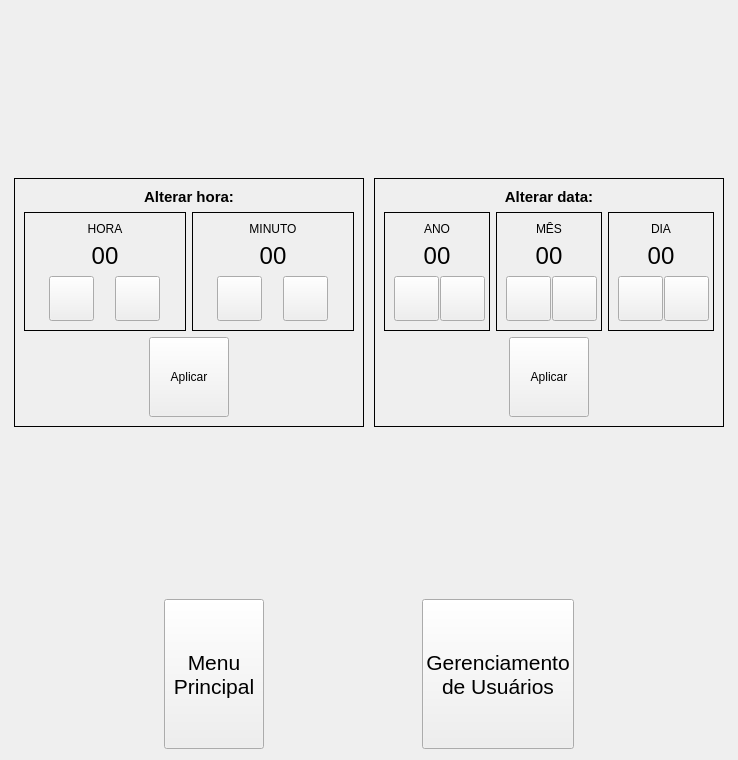
<?xml version="1.0" encoding="UTF-8"?>
<ui version="4.0">
 <class>FormConfigV</class>
 <widget class="QWidget" name="FormConfigV">
  <property name="geometry">
   <rect>
    <x>0</x>
    <y>0</y>
    <width>738</width>
    <height>760</height>
   </rect>
  </property>
  <property name="windowTitle">
   <string>Form</string>
  </property>
  <layout class="QVBoxLayout" name="verticalLayout_8">
   <item>
    <spacer name="verticalSpacer_2">
     <property name="orientation">
      <enum>Qt::Vertical</enum>
     </property>
     <property name="sizeHint" stdset="0">
      <size>
       <width>20</width>
       <height>96</height>
      </size>
     </property>
    </spacer>
   </item>
   <item>
    <layout class="QHBoxLayout" name="horizontalLayout_11">
     <item>
      <spacer name="horizontalSpacer_7">
       <property name="orientation">
        <enum>Qt::Horizontal</enum>
       </property>
       <property name="sizeHint" stdset="0">
        <size>
         <width>13</width>
         <height>20</height>
        </size>
       </property>
      </spacer>
     </item>
     <item>
      <widget class="QFrame" name="frm_hora">
       <property name="minimumSize">
        <size>
         <width>350</width>
         <height>0</height>
        </size>
       </property>
       <property name="maximumSize">
        <size>
         <width>350</width>
         <height>16777215</height>
        </size>
       </property>
       <property name="frameShape">
        <enum>QFrame::Box</enum>
       </property>
       <layout class="QVBoxLayout" name="verticalLayout_3">
        <item>
         <widget class="QLabel" name="label_5">
          <property name="minimumSize">
           <size>
            <width>120</width>
            <height>0</height>
           </size>
          </property>
          <property name="font">
           <font>
            <pointsize>11</pointsize>
            <weight>75</weight>
            <bold>true</bold>
           </font>
          </property>
          <property name="text">
           <string>Alterar hora:</string>
          </property>
          <property name="alignment">
           <set>Qt::AlignCenter</set>
          </property>
         </widget>
        </item>
        <item>
         <layout class="QHBoxLayout" name="horizontalLayout_8">
          <item>
           <widget class="QFrame" name="">
            <property name="frameShape">
             <enum>QFrame::Box</enum>
            </property>
            <layout class="QVBoxLayout" name="verticalLayout">
             <property name="sizeConstraint">
              <enum>QLayout::SetMinimumSize</enum>
             </property>
             <item>
              <widget class="QLabel" name="label_7">
               <property name="text">
                <string>HORA</string>
               </property>
               <property name="alignment">
                <set>Qt::AlignCenter</set>
               </property>
              </widget>
             </item>
             <item>
              <widget class="QLabel" name="lbl_hour">
               <property name="minimumSize">
                <size>
                 <width>50</width>
                 <height>0</height>
                </size>
               </property>
               <property name="font">
                <font>
                 <pointsize>18</pointsize>
                </font>
               </property>
               <property name="text">
                <string>00</string>
               </property>
               <property name="alignment">
                <set>Qt::AlignCenter</set>
               </property>
              </widget>
             </item>
             <item>
              <layout class="QHBoxLayout" name="horizontalLayout">
               <item>
                <widget class="ButtonBeR" name="btn_minus_hour">
                 <property name="enabled">
                  <bool>true</bool>
                 </property>
                 <property name="minimumSize">
                  <size>
                   <width>45</width>
                   <height>45</height>
                  </size>
                 </property>
                 <property name="maximumSize">
                  <size>
                   <width>45</width>
                   <height>45</height>
                  </size>
                 </property>
                 <property name="font">
                  <font>
                   <pointsize>16</pointsize>
                  </font>
                 </property>
                 <property name="autoFillBackground">
                  <bool>true</bool>
                 </property>
                 <property name="text">
                  <string/>
                 </property>
                 <property name="icon">
                  <iconset resource="../res/icons.qrc">
                   <normaloff>:/icons/zoom_out.png</normaloff>:/icons/zoom_out.png</iconset>
                 </property>
                 <property name="iconSize">
                  <size>
                   <width>12</width>
                   <height>12</height>
                  </size>
                 </property>
                 <property name="autoRepeat">
                  <bool>true</bool>
                 </property>
                 <property name="bgIcon">
                  <iconset resource="../res/icons.qrc">
                   <normaloff>:/icons/bt-blank.png</normaloff>
                   <normalon>:/icons/bt-blank_pressed.png</normalon>:/icons/bt-blank.png</iconset>
                 </property>
                 <property name="bgIconSize">
                  <size>
                   <width>45</width>
                   <height>45</height>
                  </size>
                 </property>
                </widget>
               </item>
               <item>
                <widget class="ButtonBeR" name="btn_plus_hour_">
                 <property name="enabled">
                  <bool>true</bool>
                 </property>
                 <property name="minimumSize">
                  <size>
                   <width>45</width>
                   <height>45</height>
                  </size>
                 </property>
                 <property name="maximumSize">
                  <size>
                   <width>45</width>
                   <height>45</height>
                  </size>
                 </property>
                 <property name="font">
                  <font>
                   <pointsize>16</pointsize>
                  </font>
                 </property>
                 <property name="autoFillBackground">
                  <bool>true</bool>
                 </property>
                 <property name="text">
                  <string/>
                 </property>
                 <property name="icon">
                  <iconset resource="../res/icons.qrc">
                   <normaloff>:/icons/zoom_in.png</normaloff>:/icons/zoom_in.png</iconset>
                 </property>
                 <property name="iconSize">
                  <size>
                   <width>12</width>
                   <height>12</height>
                  </size>
                 </property>
                 <property name="autoRepeat">
                  <bool>true</bool>
                 </property>
                 <property name="bgIcon">
                  <iconset resource="../res/icons.qrc">
                   <normaloff>:/icons/bt-blank.png</normaloff>
                   <normalon>:/icons/bt-blank_pressed.png</normalon>:/icons/bt-blank.png</iconset>
                 </property>
                 <property name="bgIconSize">
                  <size>
                   <width>45</width>
                   <height>45</height>
                  </size>
                 </property>
                </widget>
               </item>
              </layout>
             </item>
            </layout>
           </widget>
          </item>
          <item>
           <widget class="QFrame" name="">
            <property name="frameShape">
             <enum>QFrame::Box</enum>
            </property>
            <layout class="QVBoxLayout" name="verticalLayout_2">
             <property name="sizeConstraint">
              <enum>QLayout::SetMinimumSize</enum>
             </property>
             <item>
              <widget class="QLabel" name="label_8">
               <property name="text">
                <string>MINUTO</string>
               </property>
               <property name="alignment">
                <set>Qt::AlignCenter</set>
               </property>
              </widget>
             </item>
             <item>
              <widget class="QLabel" name="lbl_min">
               <property name="minimumSize">
                <size>
                 <width>50</width>
                 <height>0</height>
                </size>
               </property>
               <property name="font">
                <font>
                 <pointsize>18</pointsize>
                </font>
               </property>
               <property name="text">
                <string>00</string>
               </property>
               <property name="alignment">
                <set>Qt::AlignCenter</set>
               </property>
              </widget>
             </item>
             <item>
              <layout class="QHBoxLayout" name="horizontalLayout_3">
               <item>
                <widget class="ButtonBeR" name="btn_minus_min">
                 <property name="enabled">
                  <bool>true</bool>
                 </property>
                 <property name="minimumSize">
                  <size>
                   <width>45</width>
                   <height>45</height>
                  </size>
                 </property>
                 <property name="maximumSize">
                  <size>
                   <width>45</width>
                   <height>45</height>
                  </size>
                 </property>
                 <property name="font">
                  <font>
                   <pointsize>16</pointsize>
                  </font>
                 </property>
                 <property name="autoFillBackground">
                  <bool>true</bool>
                 </property>
                 <property name="text">
                  <string/>
                 </property>
                 <property name="icon">
                  <iconset resource="../res/icons.qrc">
                   <normaloff>:/icons/zoom_out.png</normaloff>:/icons/zoom_out.png</iconset>
                 </property>
                 <property name="iconSize">
                  <size>
                   <width>12</width>
                   <height>12</height>
                  </size>
                 </property>
                 <property name="autoRepeat">
                  <bool>true</bool>
                 </property>
                 <property name="bgIcon">
                  <iconset resource="../res/icons.qrc">
                   <normaloff>:/icons/bt-blank.png</normaloff>
                   <normalon>:/icons/bt-blank_pressed.png</normalon>:/icons/bt-blank.png</iconset>
                 </property>
                 <property name="bgIconSize">
                  <size>
                   <width>45</width>
                   <height>45</height>
                  </size>
                 </property>
                </widget>
               </item>
               <item>
                <widget class="ButtonBeR" name="btn_plus_min">
                 <property name="enabled">
                  <bool>true</bool>
                 </property>
                 <property name="minimumSize">
                  <size>
                   <width>45</width>
                   <height>45</height>
                  </size>
                 </property>
                 <property name="maximumSize">
                  <size>
                   <width>45</width>
                   <height>45</height>
                  </size>
                 </property>
                 <property name="font">
                  <font>
                   <pointsize>16</pointsize>
                  </font>
                 </property>
                 <property name="autoFillBackground">
                  <bool>true</bool>
                 </property>
                 <property name="text">
                  <string/>
                 </property>
                 <property name="icon">
                  <iconset resource="../res/icons.qrc">
                   <normaloff>:/icons/zoom_in.png</normaloff>:/icons/zoom_in.png</iconset>
                 </property>
                 <property name="iconSize">
                  <size>
                   <width>12</width>
                   <height>12</height>
                  </size>
                 </property>
                 <property name="autoRepeat">
                  <bool>true</bool>
                 </property>
                 <property name="bgIcon">
                  <iconset resource="../res/icons.qrc">
                   <normaloff>:/icons/bt-blank.png</normaloff>
                   <normalon>:/icons/bt-blank_pressed.png</normalon>:/icons/bt-blank.png</iconset>
                 </property>
                 <property name="bgIconSize">
                  <size>
                   <width>45</width>
                   <height>45</height>
                  </size>
                 </property>
                </widget>
               </item>
              </layout>
             </item>
            </layout>
           </widget>
          </item>
         </layout>
        </item>
        <item>
         <layout class="QHBoxLayout" name="horizontalLayout_7">
          <item>
           <spacer name="horizontalSpacer_3">
            <property name="orientation">
             <enum>Qt::Horizontal</enum>
            </property>
            <property name="sizeHint" stdset="0">
             <size>
              <width>40</width>
              <height>20</height>
             </size>
            </property>
           </spacer>
          </item>
          <item>
           <widget class="ButtonBeR" name="btn_apply_time">
            <property name="enabled">
             <bool>true</bool>
            </property>
            <property name="minimumSize">
             <size>
              <width>80</width>
              <height>80</height>
             </size>
            </property>
            <property name="maximumSize">
             <size>
              <width>80</width>
              <height>80</height>
             </size>
            </property>
            <property name="autoFillBackground">
             <bool>true</bool>
            </property>
            <property name="text">
             <string>Aplicar</string>
            </property>
            <property name="icon">
             <iconset resource="../res/icons.qrc">
              <normaloff>:/icons/MD-disc-3-5.png</normaloff>:/icons/MD-disc-3-5.png</iconset>
            </property>
            <property name="iconSize">
             <size>
              <width>24</width>
              <height>24</height>
             </size>
            </property>
            <property name="autoRepeat">
             <bool>false</bool>
            </property>
            <property name="bgIcon">
             <iconset resource="../res/icons.qrc">
              <normaloff>:/icons/bt-blank.png</normaloff>
              <normalon>:/icons/bt-blank_pressed.png</normalon>:/icons/bt-blank.png</iconset>
            </property>
            <property name="bgIconSize">
             <size>
              <width>70</width>
              <height>70</height>
             </size>
            </property>
           </widget>
          </item>
          <item>
           <spacer name="horizontalSpacer_4">
            <property name="orientation">
             <enum>Qt::Horizontal</enum>
            </property>
            <property name="sizeHint" stdset="0">
             <size>
              <width>40</width>
              <height>20</height>
             </size>
            </property>
           </spacer>
          </item>
         </layout>
        </item>
       </layout>
      </widget>
     </item>
     <item>
      <spacer name="horizontalSpacer_8">
       <property name="orientation">
        <enum>Qt::Horizontal</enum>
       </property>
       <property name="sizeHint" stdset="0">
        <size>
         <width>13</width>
         <height>20</height>
        </size>
       </property>
      </spacer>
     </item>
     <item>
      <widget class="QFrame" name="frm_data">
       <property name="minimumSize">
        <size>
         <width>350</width>
         <height>0</height>
        </size>
       </property>
       <property name="maximumSize">
        <size>
         <width>350</width>
         <height>16777215</height>
        </size>
       </property>
       <property name="frameShape">
        <enum>QFrame::Box</enum>
       </property>
       <layout class="QVBoxLayout" name="verticalLayout_7">
        <item>
         <widget class="QLabel" name="label_10">
          <property name="minimumSize">
           <size>
            <width>120</width>
            <height>0</height>
           </size>
          </property>
          <property name="font">
           <font>
            <pointsize>11</pointsize>
            <weight>75</weight>
            <bold>true</bold>
           </font>
          </property>
          <property name="text">
           <string>Alterar data:</string>
          </property>
          <property name="alignment">
           <set>Qt::AlignCenter</set>
          </property>
         </widget>
        </item>
        <item>
         <layout class="QHBoxLayout" name="horizontalLayout_9">
          <item>
           <widget class="QFrame" name="">
            <property name="frameShape">
             <enum>QFrame::Box</enum>
            </property>
            <layout class="QVBoxLayout" name="verticalLayout_4">
             <item>
              <widget class="QLabel" name="label_11">
               <property name="text">
                <string>ANO</string>
               </property>
               <property name="alignment">
                <set>Qt::AlignCenter</set>
               </property>
              </widget>
             </item>
             <item>
              <widget class="QLabel" name="lbl_y">
               <property name="minimumSize">
                <size>
                 <width>50</width>
                 <height>0</height>
                </size>
               </property>
               <property name="font">
                <font>
                 <pointsize>18</pointsize>
                </font>
               </property>
               <property name="text">
                <string>00</string>
               </property>
               <property name="alignment">
                <set>Qt::AlignCenter</set>
               </property>
              </widget>
             </item>
             <item>
              <layout class="QHBoxLayout" name="horizontalLayout_4">
               <item>
                <widget class="ButtonBeR" name="btn_minus_y">
                 <property name="enabled">
                  <bool>true</bool>
                 </property>
                 <property name="minimumSize">
                  <size>
                   <width>45</width>
                   <height>45</height>
                  </size>
                 </property>
                 <property name="maximumSize">
                  <size>
                   <width>45</width>
                   <height>45</height>
                  </size>
                 </property>
                 <property name="font">
                  <font>
                   <pointsize>16</pointsize>
                  </font>
                 </property>
                 <property name="autoFillBackground">
                  <bool>true</bool>
                 </property>
                 <property name="text">
                  <string/>
                 </property>
                 <property name="icon">
                  <iconset resource="../res/icons.qrc">
                   <normaloff>:/icons/zoom_out.png</normaloff>:/icons/zoom_out.png</iconset>
                 </property>
                 <property name="iconSize">
                  <size>
                   <width>12</width>
                   <height>12</height>
                  </size>
                 </property>
                 <property name="autoRepeat">
                  <bool>true</bool>
                 </property>
                 <property name="bgIcon">
                  <iconset resource="../res/icons.qrc">
                   <normaloff>:/icons/bt-blank.png</normaloff>
                   <normalon>:/icons/bt-blank_pressed.png</normalon>:/icons/bt-blank.png</iconset>
                 </property>
                 <property name="bgIconSize">
                  <size>
                   <width>45</width>
                   <height>45</height>
                  </size>
                 </property>
                </widget>
               </item>
               <item>
                <widget class="ButtonBeR" name="btn_plus_y">
                 <property name="enabled">
                  <bool>true</bool>
                 </property>
                 <property name="minimumSize">
                  <size>
                   <width>45</width>
                   <height>45</height>
                  </size>
                 </property>
                 <property name="maximumSize">
                  <size>
                   <width>45</width>
                   <height>45</height>
                  </size>
                 </property>
                 <property name="font">
                  <font>
                   <pointsize>16</pointsize>
                  </font>
                 </property>
                 <property name="autoFillBackground">
                  <bool>true</bool>
                 </property>
                 <property name="text">
                  <string/>
                 </property>
                 <property name="icon">
                  <iconset resource="../res/icons.qrc">
                   <normaloff>:/icons/zoom_in.png</normaloff>:/icons/zoom_in.png</iconset>
                 </property>
                 <property name="iconSize">
                  <size>
                   <width>12</width>
                   <height>12</height>
                  </size>
                 </property>
                 <property name="autoRepeat">
                  <bool>true</bool>
                 </property>
                 <property name="bgIcon">
                  <iconset resource="../res/icons.qrc">
                   <normaloff>:/icons/bt-blank.png</normaloff>
                   <normalon>:/icons/bt-blank_pressed.png</normalon>:/icons/bt-blank.png</iconset>
                 </property>
                 <property name="bgIconSize">
                  <size>
                   <width>45</width>
                   <height>45</height>
                  </size>
                 </property>
                </widget>
               </item>
              </layout>
             </item>
            </layout>
           </widget>
          </item>
          <item>
           <widget class="QFrame" name="">
            <property name="frameShape">
             <enum>QFrame::Box</enum>
            </property>
            <layout class="QVBoxLayout" name="verticalLayout_5">
             <item>
              <widget class="QLabel" name="label_12">
               <property name="text">
                <string>MÊS</string>
               </property>
               <property name="alignment">
                <set>Qt::AlignCenter</set>
               </property>
              </widget>
             </item>
             <item>
              <widget class="QLabel" name="lbl_m">
               <property name="minimumSize">
                <size>
                 <width>50</width>
                 <height>0</height>
                </size>
               </property>
               <property name="font">
                <font>
                 <pointsize>18</pointsize>
                </font>
               </property>
               <property name="text">
                <string>00</string>
               </property>
               <property name="alignment">
                <set>Qt::AlignCenter</set>
               </property>
              </widget>
             </item>
             <item>
              <layout class="QHBoxLayout" name="horizontalLayout_5">
               <item>
                <widget class="ButtonBeR" name="btn_minus_m">
                 <property name="enabled">
                  <bool>true</bool>
                 </property>
                 <property name="minimumSize">
                  <size>
                   <width>45</width>
                   <height>45</height>
                  </size>
                 </property>
                 <property name="maximumSize">
                  <size>
                   <width>45</width>
                   <height>45</height>
                  </size>
                 </property>
                 <property name="font">
                  <font>
                   <pointsize>16</pointsize>
                  </font>
                 </property>
                 <property name="autoFillBackground">
                  <bool>true</bool>
                 </property>
                 <property name="text">
                  <string/>
                 </property>
                 <property name="icon">
                  <iconset resource="../res/icons.qrc">
                   <normaloff>:/icons/zoom_out.png</normaloff>:/icons/zoom_out.png</iconset>
                 </property>
                 <property name="iconSize">
                  <size>
                   <width>12</width>
                   <height>12</height>
                  </size>
                 </property>
                 <property name="autoRepeat">
                  <bool>true</bool>
                 </property>
                 <property name="bgIcon">
                  <iconset resource="../res/icons.qrc">
                   <normaloff>:/icons/bt-blank.png</normaloff>
                   <normalon>:/icons/bt-blank_pressed.png</normalon>:/icons/bt-blank.png</iconset>
                 </property>
                 <property name="bgIconSize">
                  <size>
                   <width>45</width>
                   <height>45</height>
                  </size>
                 </property>
                </widget>
               </item>
               <item>
                <widget class="ButtonBeR" name="btn_plus_m">
                 <property name="enabled">
                  <bool>true</bool>
                 </property>
                 <property name="minimumSize">
                  <size>
                   <width>45</width>
                   <height>45</height>
                  </size>
                 </property>
                 <property name="maximumSize">
                  <size>
                   <width>45</width>
                   <height>45</height>
                  </size>
                 </property>
                 <property name="font">
                  <font>
                   <pointsize>16</pointsize>
                  </font>
                 </property>
                 <property name="autoFillBackground">
                  <bool>true</bool>
                 </property>
                 <property name="text">
                  <string/>
                 </property>
                 <property name="icon">
                  <iconset resource="../res/icons.qrc">
                   <normaloff>:/icons/zoom_in.png</normaloff>:/icons/zoom_in.png</iconset>
                 </property>
                 <property name="iconSize">
                  <size>
                   <width>12</width>
                   <height>12</height>
                  </size>
                 </property>
                 <property name="autoRepeat">
                  <bool>true</bool>
                 </property>
                 <property name="bgIcon">
                  <iconset resource="../res/icons.qrc">
                   <normaloff>:/icons/bt-blank.png</normaloff>
                   <normalon>:/icons/bt-blank_pressed.png</normalon>:/icons/bt-blank.png</iconset>
                 </property>
                 <property name="bgIconSize">
                  <size>
                   <width>45</width>
                   <height>45</height>
                  </size>
                 </property>
                </widget>
               </item>
              </layout>
             </item>
            </layout>
           </widget>
          </item>
          <item>
           <widget class="QFrame" name="">
            <property name="frameShape">
             <enum>QFrame::Box</enum>
            </property>
            <layout class="QVBoxLayout" name="verticalLayout_6">
             <item>
              <widget class="QLabel" name="label_13">
               <property name="text">
                <string>DIA</string>
               </property>
               <property name="alignment">
                <set>Qt::AlignCenter</set>
               </property>
              </widget>
             </item>
             <item>
              <widget class="QLabel" name="lbl_d">
               <property name="minimumSize">
                <size>
                 <width>50</width>
                 <height>0</height>
                </size>
               </property>
               <property name="font">
                <font>
                 <pointsize>18</pointsize>
                </font>
               </property>
               <property name="text">
                <string>00</string>
               </property>
               <property name="alignment">
                <set>Qt::AlignCenter</set>
               </property>
              </widget>
             </item>
             <item>
              <layout class="QHBoxLayout" name="horizontalLayout_6">
               <item>
                <widget class="ButtonBeR" name="btn_minus_d">
                 <property name="enabled">
                  <bool>true</bool>
                 </property>
                 <property name="minimumSize">
                  <size>
                   <width>45</width>
                   <height>45</height>
                  </size>
                 </property>
                 <property name="maximumSize">
                  <size>
                   <width>45</width>
                   <height>45</height>
                  </size>
                 </property>
                 <property name="font">
                  <font>
                   <pointsize>16</pointsize>
                  </font>
                 </property>
                 <property name="autoFillBackground">
                  <bool>true</bool>
                 </property>
                 <property name="text">
                  <string/>
                 </property>
                 <property name="icon">
                  <iconset resource="../res/icons.qrc">
                   <normaloff>:/icons/zoom_out.png</normaloff>:/icons/zoom_out.png</iconset>
                 </property>
                 <property name="iconSize">
                  <size>
                   <width>12</width>
                   <height>12</height>
                  </size>
                 </property>
                 <property name="autoRepeat">
                  <bool>true</bool>
                 </property>
                 <property name="bgIcon">
                  <iconset resource="../res/icons.qrc">
                   <normaloff>:/icons/bt-blank.png</normaloff>
                   <normalon>:/icons/bt-blank_pressed.png</normalon>:/icons/bt-blank.png</iconset>
                 </property>
                 <property name="bgIconSize">
                  <size>
                   <width>45</width>
                   <height>45</height>
                  </size>
                 </property>
                </widget>
               </item>
               <item>
                <widget class="ButtonBeR" name="btn_plus_d">
                 <property name="enabled">
                  <bool>true</bool>
                 </property>
                 <property name="minimumSize">
                  <size>
                   <width>45</width>
                   <height>45</height>
                  </size>
                 </property>
                 <property name="maximumSize">
                  <size>
                   <width>45</width>
                   <height>45</height>
                  </size>
                 </property>
                 <property name="font">
                  <font>
                   <pointsize>16</pointsize>
                  </font>
                 </property>
                 <property name="autoFillBackground">
                  <bool>true</bool>
                 </property>
                 <property name="text">
                  <string/>
                 </property>
                 <property name="icon">
                  <iconset resource="../res/icons.qrc">
                   <normaloff>:/icons/zoom_in.png</normaloff>:/icons/zoom_in.png</iconset>
                 </property>
                 <property name="iconSize">
                  <size>
                   <width>12</width>
                   <height>12</height>
                  </size>
                 </property>
                 <property name="autoRepeat">
                  <bool>true</bool>
                 </property>
                 <property name="bgIcon">
                  <iconset resource="../res/icons.qrc">
                   <normaloff>:/icons/bt-blank.png</normaloff>
                   <normalon>:/icons/bt-blank_pressed.png</normalon>:/icons/bt-blank.png</iconset>
                 </property>
                 <property name="bgIconSize">
                  <size>
                   <width>45</width>
                   <height>45</height>
                  </size>
                 </property>
                </widget>
               </item>
              </layout>
             </item>
            </layout>
           </widget>
          </item>
         </layout>
        </item>
        <item>
         <layout class="QHBoxLayout" name="horizontalLayout_10">
          <item>
           <spacer name="horizontalSpacer_5">
            <property name="orientation">
             <enum>Qt::Horizontal</enum>
            </property>
            <property name="sizeHint" stdset="0">
             <size>
              <width>40</width>
              <height>20</height>
             </size>
            </property>
           </spacer>
          </item>
          <item>
           <widget class="ButtonBeR" name="btn_apply_date">
            <property name="enabled">
             <bool>true</bool>
            </property>
            <property name="minimumSize">
             <size>
              <width>80</width>
              <height>80</height>
             </size>
            </property>
            <property name="maximumSize">
             <size>
              <width>80</width>
              <height>80</height>
             </size>
            </property>
            <property name="autoFillBackground">
             <bool>true</bool>
            </property>
            <property name="text">
             <string>Aplicar</string>
            </property>
            <property name="icon">
             <iconset resource="../res/icons.qrc">
              <normaloff>:/icons/MD-disc-3-5.png</normaloff>:/icons/MD-disc-3-5.png</iconset>
            </property>
            <property name="iconSize">
             <size>
              <width>24</width>
              <height>24</height>
             </size>
            </property>
            <property name="autoRepeat">
             <bool>false</bool>
            </property>
            <property name="bgIcon">
             <iconset resource="../res/icons.qrc">
              <normaloff>:/icons/bt-blank.png</normaloff>
              <normalon>:/icons/bt-blank_pressed.png</normalon>:/icons/bt-blank.png</iconset>
            </property>
            <property name="bgIconSize">
             <size>
              <width>70</width>
              <height>70</height>
             </size>
            </property>
           </widget>
          </item>
          <item>
           <spacer name="horizontalSpacer_6">
            <property name="orientation">
             <enum>Qt::Horizontal</enum>
            </property>
            <property name="sizeHint" stdset="0">
             <size>
              <width>40</width>
              <height>20</height>
             </size>
            </property>
           </spacer>
          </item>
         </layout>
        </item>
       </layout>
      </widget>
     </item>
     <item>
      <spacer name="horizontalSpacer_9">
       <property name="orientation">
        <enum>Qt::Horizontal</enum>
       </property>
       <property name="sizeHint" stdset="0">
        <size>
         <width>13</width>
         <height>20</height>
        </size>
       </property>
      </spacer>
     </item>
    </layout>
   </item>
   <item>
    <spacer name="verticalSpacer">
     <property name="orientation">
      <enum>Qt::Vertical</enum>
     </property>
     <property name="sizeHint" stdset="0">
      <size>
       <width>20</width>
       <height>95</height>
      </size>
     </property>
    </spacer>
   </item>
   <item>
    <layout class="QHBoxLayout" name="horizontalLayout_2">
     <item>
      <spacer name="horizontalSpacer_10">
       <property name="orientation">
        <enum>Qt::Horizontal</enum>
       </property>
       <property name="sizeHint" stdset="0">
        <size>
         <width>40</width>
         <height>20</height>
        </size>
       </property>
      </spacer>
     </item>
     <item>
      <widget class="ButtonBeR" name="btn_menu">
       <property name="minimumSize">
        <size>
         <width>100</width>
         <height>150</height>
        </size>
       </property>
       <property name="font">
        <font>
         <pointsize>16</pointsize>
        </font>
       </property>
       <property name="autoFillBackground">
        <bool>true</bool>
       </property>
       <property name="text">
        <string>Menu
Principal</string>
       </property>
       <property name="iconSize">
        <size>
         <width>100</width>
         <height>100</height>
        </size>
       </property>
       <property name="bgIcon">
        <iconset resource="../res/icons.qrc">
         <normaloff>:/icons/bt-blank.png</normaloff>
         <normalon>:/icons/bt-blank_pressed.png</normalon>:/icons/bt-blank.png</iconset>
       </property>
       <property name="bgIconSize">
        <size>
         <width>100</width>
         <height>100</height>
        </size>
       </property>
      </widget>
     </item>
     <item>
      <spacer name="horizontalSpacer">
       <property name="orientation">
        <enum>Qt::Horizontal</enum>
       </property>
       <property name="sizeHint" stdset="0">
        <size>
         <width>40</width>
         <height>20</height>
        </size>
       </property>
      </spacer>
     </item>
     <item>
      <widget class="ButtonBeR" name="btn_users">
       <property name="minimumSize">
        <size>
         <width>100</width>
         <height>150</height>
        </size>
       </property>
       <property name="font">
        <font>
         <pointsize>16</pointsize>
        </font>
       </property>
       <property name="autoFillBackground">
        <bool>true</bool>
       </property>
       <property name="text">
        <string>Gerenciamento
de Usuários</string>
       </property>
       <property name="iconSize">
        <size>
         <width>100</width>
         <height>100</height>
        </size>
       </property>
       <property name="bgIcon">
        <iconset resource="../res/icons.qrc">
         <normaloff>:/icons/bt-blank.png</normaloff>
         <normalon>:/icons/bt-blank_pressed.png</normalon>:/icons/bt-blank.png</iconset>
       </property>
       <property name="bgIconSize">
        <size>
         <width>100</width>
         <height>100</height>
        </size>
       </property>
      </widget>
     </item>
     <item>
      <spacer name="horizontalSpacer_2">
       <property name="orientation">
        <enum>Qt::Horizontal</enum>
       </property>
       <property name="sizeHint" stdset="0">
        <size>
         <width>40</width>
         <height>20</height>
        </size>
       </property>
      </spacer>
     </item>
    </layout>
   </item>
  </layout>
 </widget>
 <customwidgets>
  <customwidget>
   <class>ButtonBeR</class>
   <extends>QPushButton</extends>
   <header>buttonber.h</header>
  </customwidget>
 </customwidgets>
 <resources>
  <include location="../res/icons.qrc"/>
 </resources>
 <connections/>
</ui>
